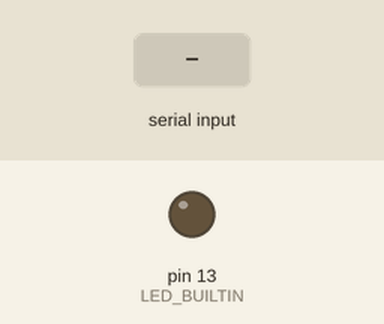
This sketch was run on a simulated Arduino Uno, built with avr-gcc and run on an emulated ATmega328P. Parts: output pins drawn as LEDs (lit = HIGH). Dashed ring = blinking. Inputs (shaded band) come from the test bench. What the sketch prints to the serial monitor is not drawn.

Above: at 1.2 s.
1.3 s: "c" received over Serial
At 2.1 s:
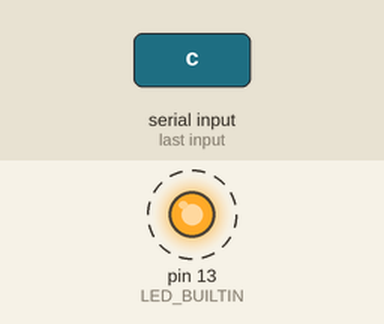
Timing chart, 0 to 9.8 s (numbered marks = the images above; inputs shaded):
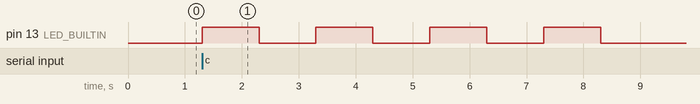

Measured:
- after the input at 1.3 s, pin 13 (LED_BUILTIN): alternates HIGH for 1.0 s and LOW for 1.0 s, 8 changes in all, then stays LOW, starting at once

The sketch:

keypad_generic.ino
```cpp
#include "Adafruit_Keypad.h"

const byte ROWS = 4; // rows
const byte COLS = 4; // columns
//define the symbols on the buttons of the keypads
char keys[ROWS][COLS] = {
  {'1','2','3','A'},
  {'4','5','6','B'},
  {'7','8','9','C'},
  {'*','0','#','D'}
};
byte rowPins[ROWS] = {9,8,7,6}; //connect to the row pinouts of the keypad
byte colPins[COLS] = {5,4,3,2}; //connect to the column pinouts of the keypad

//initialize an instance of class NewKeypad
Adafruit_Keypad customKeypad = Adafruit_Keypad( makeKeymap(keys), rowPins, colPins, ROWS, COLS);

void setup() {
  Serial.begin(9600);
  customKeypad.begin();
  pinMode(LED_BUILTIN, OUTPUT);
}

void loop() {
  // put your main code here, to run repeatedly:
  customKeypad.tick();

  while(customKeypad.available()){
    keypadEvent e = customKeypad.read();
    Serial.print((char)e.bit.KEY);
    if(e.bit.EVENT == KEY_JUST_PRESSED) Serial.println(" pressed");
    else if(e.bit.EVENT == KEY_JUST_RELEASED) Serial.println(" released");
  }

  delay(10);
}

/*
  SerialEvent occurs whenever a new data comes in the hardware serial RX. This
  routine is run between each time loop() runs, so using delay inside loop can
  delay response. Multiple bytes of data may be available.
*/
void serialEvent() {
  while (Serial.available()) {
    // get the new byte:
    char inChar = (char)Serial.read();
    if(inChar == 'c'){
        digitalWrite(LED_BUILTIN, HIGH);   // turn the LED on (HIGH is the voltage level)
        delay(1000);                       // wait for a second
        digitalWrite(LED_BUILTIN, LOW);    // turn the LED off by making the voltage LOW
        delay(1000);
        digitalWrite(LED_BUILTIN, HIGH);   // turn the LED on (HIGH is the voltage level)
        delay(1000);                       // wait for a second
        digitalWrite(LED_BUILTIN, LOW);    // turn the LED off by making the voltage LOW
        delay(1000);
        digitalWrite(LED_BUILTIN, HIGH);   // turn the LED on (HIGH is the voltage level)
        delay(1000);                       // wait for a second
        digitalWrite(LED_BUILTIN, LOW);    // turn the LED off by making the voltage LOW
        delay(1000);
        digitalWrite(LED_BUILTIN, HIGH);   // turn the LED on (HIGH is the voltage level)
        delay(1000);                       // wait for a second
        digitalWrite(LED_BUILTIN, LOW);    // turn the LED off by making the voltage LOW
        delay(1000);
    }
    Serial.println(inChar);
  }
}
```
